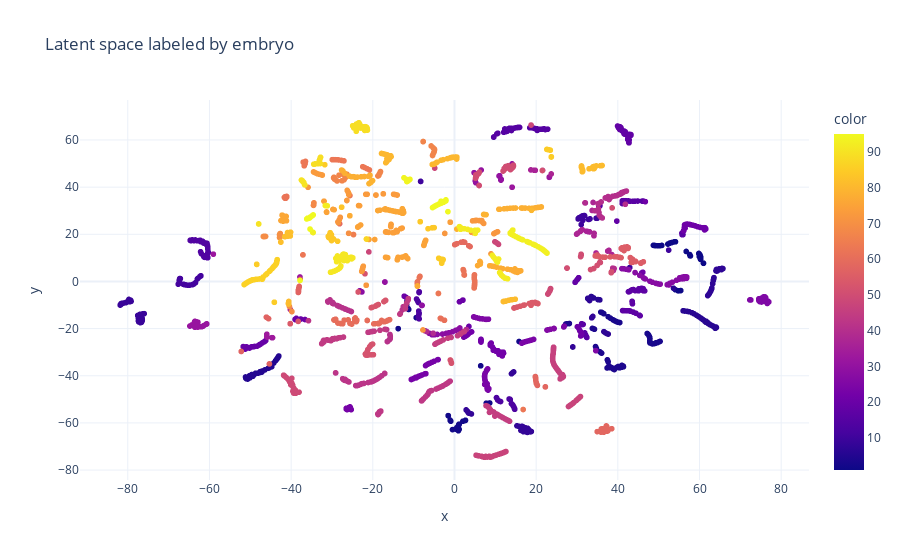

The code cell stored with this chart in its notebook:
### Code cell
emb_cat = embryo_array.astype(int).flatten()

fig = px.scatter(x=embedding[:, 0], y=embedding[:, 1], color=emb_cat, 
                      template='plotly_white', title='Latent space labeled by embryo')


fig.show()

### Figure 1 — Plotly figure (JSON) as saved in the notebook; plotly's stock layout.template omitted (floating-point values rounded to 4 significant figures; data arrays with more than 128 entries replaced by an {"elided": "..."} marker saying what was removed)
{"data": [{"hovertemplate": "x=%{x}<br>y=%{y}<br>color=%{marker.color}<extra></extra>", "legendgroup": "", "marker": {"color": {"elided": "1989 int values"}, "coloraxis": "coloraxis", "symbol": "circle"}, "mode": "markers", "name": "", "showlegend": false, "type": "scattergl", "x": {"elided": "1989 float values"}, "xaxis": "x", "y": {"elided": "1989 float values"}, "yaxis": "y"}], "layout": {"coloraxis": {"colorbar": {"title": {"text": "color"}}, "colorscale": [[0, "#0d0887"], [0.1111, "#46039f"], [0.2222, "#7201a8"], [0.3333, "#9c179e"], [0.4444, "#bd3786"], [0.5556, "#d8576b"], [0.6667, "#ed7953"], [0.7778, "#fb9f3a"], [0.8889, "#fdca26"], [1, "#f0f921"]]}, "legend": {"tracegroupgap": 0}, "title": {"text": "Latent space labeled by embryo"}, "xaxis": {"anchor": "y", "domain": [0, 1], "title": {"text": "x"}}, "yaxis": {"anchor": "x", "domain": [0, 1], "title": {"text": "y"}}}}
